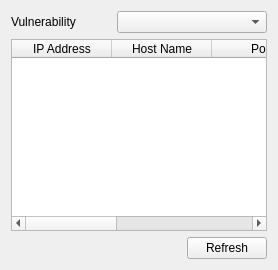
      <widget class="QWidget" name="tab_25">
       <attribute name="title">
        <string>Vulnerabilities</string>
       </attribute>
       <layout class="QVBoxLayout" name="verticalLayout_16">
        <item>
         <layout class="QHBoxLayout" name="horizontalLayout_26">
          <item>
           <widget class="QLabel" name="label_7">
            <property name="maximumSize">
             <size>
              <width>100</width>
              <height>16777215</height>
             </size>
            </property>
            <property name="text">
             <string>Vulnerability</string>
            </property>
           </widget>
          </item>
          <item>
           <widget class="QComboBox" name="cmbVulnerabilities"/>
          </item>
         </layout>
        </item>
        <item>
         <widget class="QTableWidget" name="tblVulnerableHosts">
          <property name="maximumSize">
           <size>
            <width>16777215</width>
            <height>16777215</height>
           </size>
          </property>
          <property name="selectionMode">
           <enum>QAbstractItemView::SingleSelection</enum>
          </property>
          <property name="selectionBehavior">
           <enum>QAbstractItemView::SelectRows</enum>
          </property>
          <column>
           <property name="text">
            <string>IP Address</string>
           </property>
          </column>
          <column>
           <property name="text">
            <string>Host Name</string>
           </property>
          </column>
          <column>
           <property name="text">
            <string>Port</string>
           </property>
          </column>
          <column>
           <property name="text">
            <string>Vulnerability</string>
           </property>
          </column>
          <column>
           <property name="text">
            <string>Vuln Notes</string>
           </property>
          </column>
         </widget>
        </item>
        <item>
         <layout class="QHBoxLayout" name="horizontalLayout_30">
          <item>
           <spacer name="horizontalSpacer_12">
            <property name="orientation">
             <enum>Qt::Horizontal</enum>
            </property>
            <property name="sizeHint" stdset="0">
             <size>
              <width>40</width>
              <height>20</height>
             </size>
            </property>
           </spacer>
          </item>
          <item>
           <widget class="QPushButton" name="btnRefreshVulnerabilitiesTab">
            <property name="text">
             <string>Refresh</string>
            </property>
           </widget>
          </item>
         </layout>
        </item>
       </layout>
      </widget>
